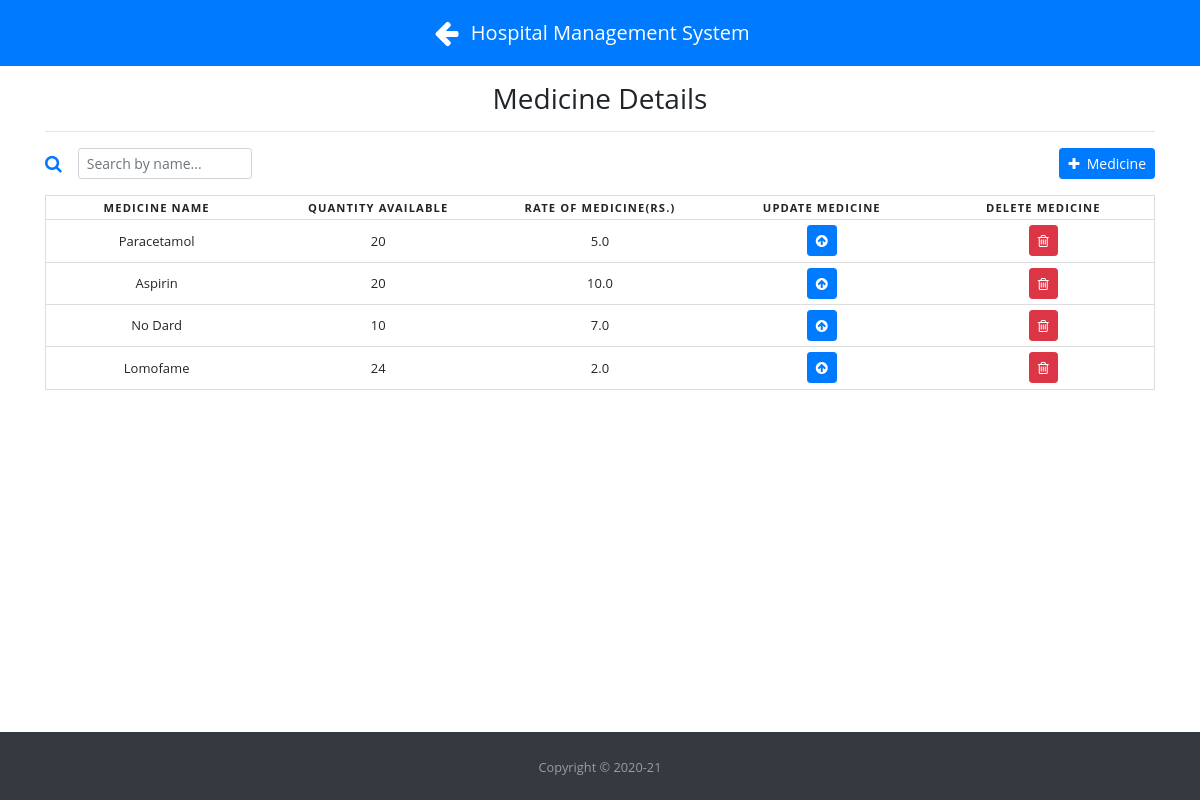
The page /medicineDetails (signed in) on the database as committed earlier.
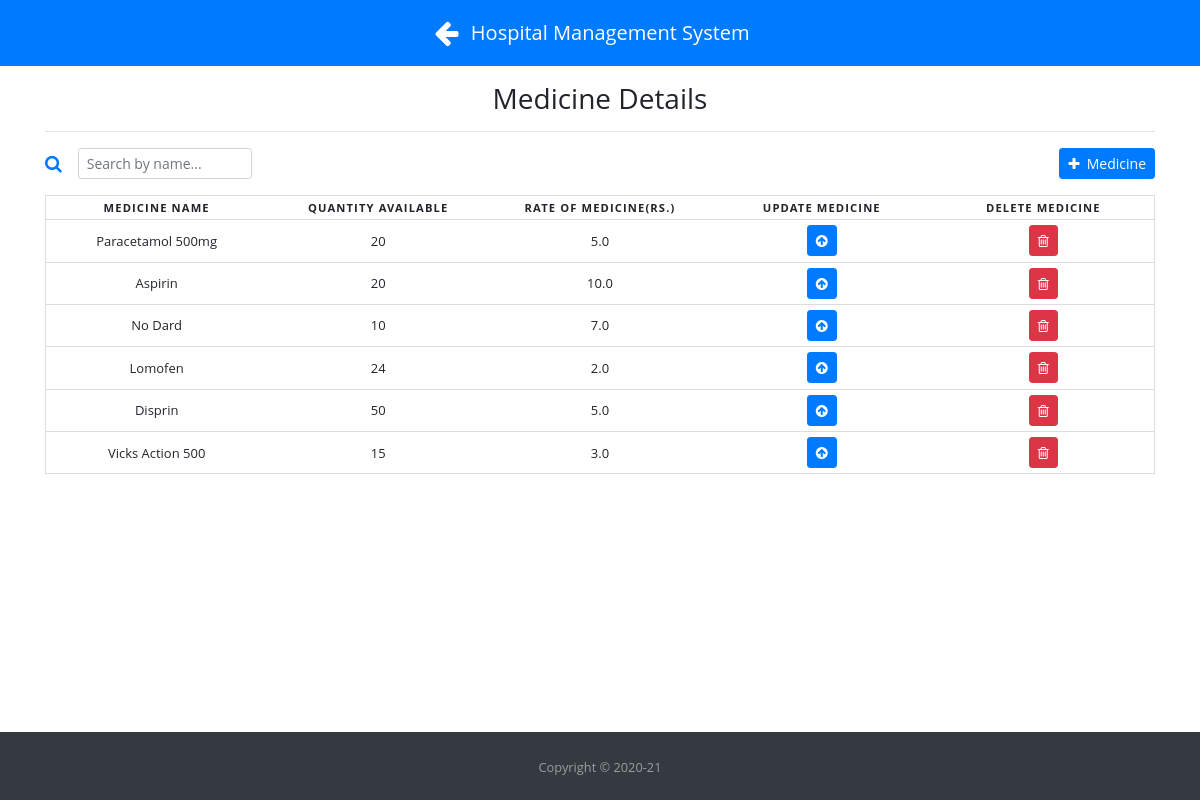
The same page on the database as committed later.
### app.py (models this page shows, shortened)
class Medicine(db.Model):
    id = db.Column(db.Integer, primary_key=True)
    name = db.Column(db.String(50), unique=True, nullable=False)
    quantity_available = db.Column(db.Integer, nullable=False)
    rate_of_medicine = db.Column(db.Float, nullable=True)

### app.py (the view)
@app.route('/medicineDetails', methods=['GET','POST'])
def medicineDetails():
    if 'loggedin' in session:
        all_medicines = Medicine.query.all()
        if request.method == 'POST' and 'name' in request.form \
            and 'quantity' in request.form and 'rate' in request.form:
            name = request.form['name']
            quantity_available = request.form['quantity']
            rate_of_medicine = request.form['rate']
            med = Medicine(name=name, quantity_available = quantity_available, rate_of_medicine = rate_of_medicine)
            db.session.add(med)
            db.session.commit()
            flash('Medicine added successfully', category='info')
            return redirect(url_for('medicineDetails'))
        else:
            return render_template('medDetails.html', all_medicines=all_medicines)
    else:
        flash('Please Sign-in first!', category='warning')
        return redirect(url_for('index'))

### templates/medDetails.html (shortened to what this page needs)
{% extends "base.html" %}
{% block head %}
<link rel="stylesheet" href="{{ url_for('static', filename='css/floating-labels.css') }}">
<link rel="stylesheet" href="{{ url_for('static', filename='css/ResponsiveTable.css') }}">
{% endblock %}
{% block body %}
    <div class="mb-2 mt-3 text-center">
        <h1 class="h3 mb-3 font-weight-normal">Medicine Details</h1>
        <hr>
    </div>
    <div class="title mt-3">
        <h3 style="display:inline-flex;">
            <form class="form-inline active-cyan-3 active-cyan-4">
                <i class="fa fa-search text-primary" style="font-size: large;" aria-hidden="true"></i>
                <input class="form-control form-control-sm ml-3 w-75" type="text" id="searchField" onkeyup="searchFunction()" title="Type in Medicine Name" placeholder="Search by name..." aria-label="Search">
            </form>
        </h3>
        <a href="#" data-toggle="modal" data-target="#addMedicine" class="btn btn-primary btn-sm text-white" style="display:inline-flex; float: right;"><i class="fa fa-plus mt-1"></i>&nbsp; Medicine</a>
    </div>
    <table class="mt-2" id="medicineTable">
        <thead>
            <tr>
                <th scope="col">Medicine Name</th>
                <th scope="col">Quantity Available</th>
                <th scope="col">Rate of Medicine(Rs.)</th>
                <th scope="col">Update Medicine</th>
                <th scope="col">Delete Medicine</th>
            </tr>
        </thead>
        <tbody>
            {% for medicine in all_medicines %}
                <tr>
                    <td data-label="Medicine Name">{{ medicine.name }}</td>
                    <td data-label="Quantity Available">{{ medicine.quantity_available }}</td>
                    <td data-label="Rate of Medicine(Rs.)">{{ medicine.rate_of_medicine }}</td>
                    <td data-label="Update Medicine"><a href="#" data-toggle="modal" data-target="#update{{ medicine.id }}" class="btn btn-sm btn-primary text-white"><i class="fa fa-arrow-circle-up"></i></a></td>
                    <td data-label="Delete Medicine"><a href="#" data-toggle="modal" data-target="#delete{{ medicine.id }}" class="btn btn-sm btn-danger text-white"><i class="fa fa-trash-o"></i></a></td>
                </tr>
            {% endfor %}
        </tbody>
    </table>
{% endblock %}

### templates/base.html (shortened to what this page needs)
<!DOCTYPE html>
<html lang="en">
<head>
    <link rel="stylesheet" href="{{ url_for('static', filename='css/style.css') }}">
    <link rel="stylesheet" href="https://stackpath.bootstrapcdn.com/bootstrap/4.3.1/css/bootstrap.min.css"
>
    <link href="https://stackpath.bootstrapcdn.com/font-awesome/4.7.0/css/font-awesome.min.css" rel="stylesheet" type="text/css">
    {% block head %} {% endblock %}
</head>
<body class="d-flex flex-column">
    <nav class="navbar navbar-expand-md navbar-dark bg-primary justify-content-center">
      {% if not home and not index %}
        <h3 class="mt-2"><a href="{{ url_for('home') }}" style="color: white;"><i class="fa fa-arrow-left"></i></a></h3>
      {% endif %}
        <a class="navbar-brand" href="/">
          Hospital Management System
        </a>
    </nav>
    <div id="page-content">
        <div class="container">
            {% block body %} {% endblock %}
        </div>
    </div>
    <footer id="sticky-footer" class="py-4 bg-dark text-white-50">
        <div class="container text-center">
            <small>Copyright &copy; 2020-21</small>
        </div>
    </footer>
</body>
</html>

### static/css/style.css (style rules this page uses)
html, body { height: 100%; }
#page-content { flex: 1 0 auto; }
#sticky-footer { flex-shrink: none; }

### static/css/ResponsiveTable.css (style rules this page uses)
body { font-family: "Open Sans", sans-serif; line-height: 1.25; }
table { border: 1px solid #ccc; border-collapse: collapse; margin: 0; padding: 0; width: 100%; table-layout: fixed; }
table tr { background-color: white; border: 1px solid #ddd; padding: .35em; font-size: 13px; }
table th, table td { padding: .4em; text-align: center; }
table th { font-size: .7rem; letter-spacing: .1em; text-transform: uppercase; }

Rows that differ between the two databases and show on the page:
changed Medicine: name "Paracetamol" → "Paracetamol 500mg"
changed Medicine: name "Lomofame" → "Lomofen"
added Medicine: name "Disprin", quantity_available "50", rate_of_medicine "5.0"
added Medicine: name "Vicks Action 500", quantity_available "15", rate_of_medicine "3.0"
